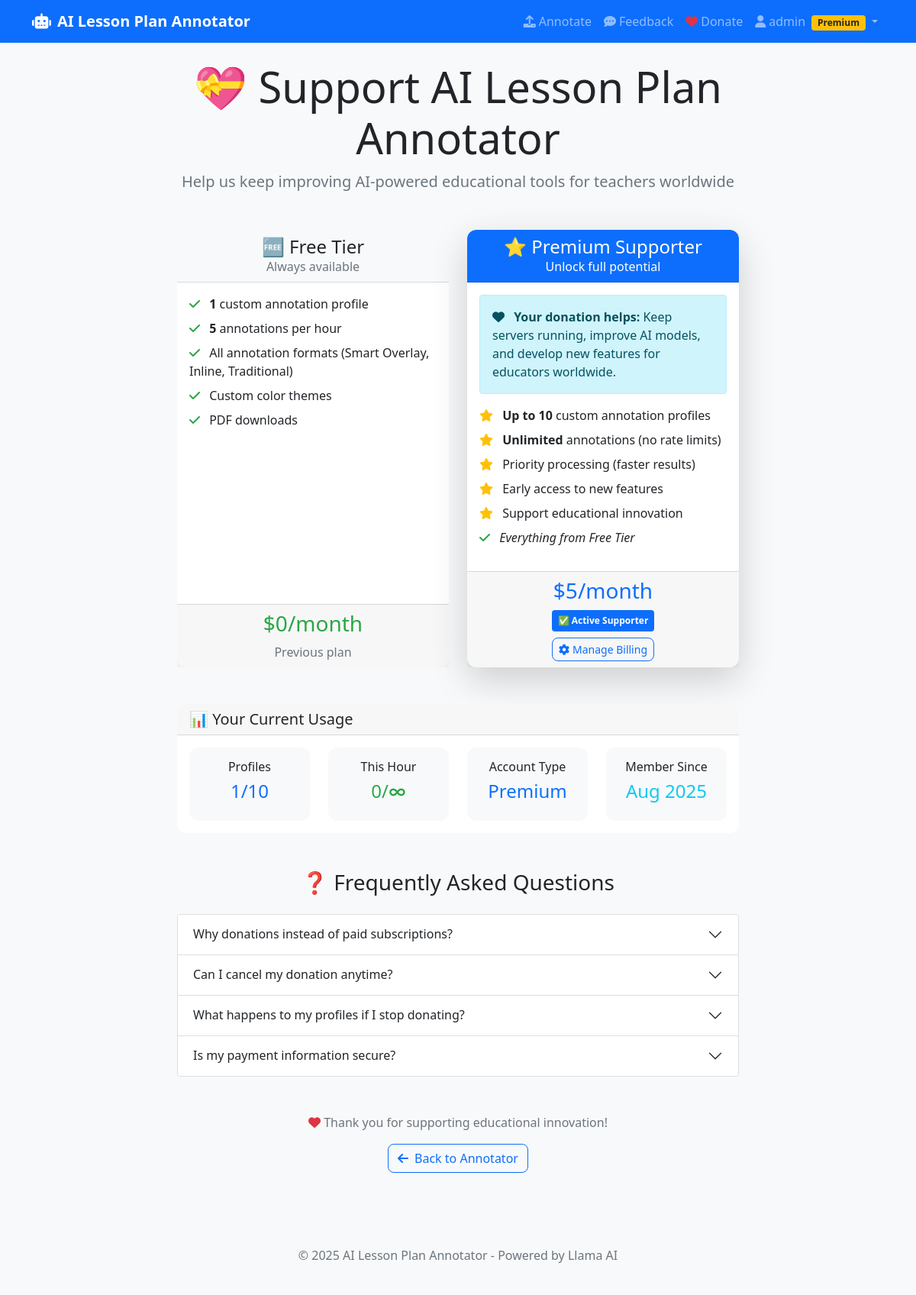
The app's page /donate (signed in) with its own data.
### models.py (models this page shows, shortened)
class User(UserMixin, db.Model):
    id = db.Column(db.Integer, primary_key=True)
    username = db.Column(db.String(80), unique=True, nullable=False)
    email = db.Column(db.String(120), unique=True, nullable=False)
    password_hash = db.Column(db.String(200), nullable=False)
    created_at = db.Column(db.DateTime, default=datetime.utcnow)
    is_active = db.Column(db.Boolean, default=True)
    stripe_customer_id = db.Column(db.String(100), unique=True)
    subscription_status = db.Column(db.String(20), default='free')  # free, active, past_due, canceled
    subscription_id = db.Column(db.String(100))
    subscription_start = db.Column(db.DateTime)
    subscription_end = db.Column(db.DateTime)
    last_payment = db.Column(db.DateTime)
    annotation_profiles = db.relationship('AnnotationProfile', backref='user', lazy=True, cascade='all, delete-orphan')
    usage_records = db.relationship('UsageRecord', backref='user', lazy=True, cascade='all, delete-orphan')
    feedback_reports = db.relationship('FeedbackReport', backref='user', lazy=True, cascade='all, delete-orphan')
    def is_premium(self):
        return self.subscription_status == 'active'
    def get_profile_limit(self):
        return 10 if self.is_premium() else 1
    def get_hourly_usage_limit(self):
        return 999999 if self.is_premium() else 5  # Effectively unlimited for premium
    def get_usage_count_last_hour(self):
        one_hour_ago = datetime.utcnow() - timedelta(hours=1)
        return UsageRecord.query.filter(
            UsageRecord.user_id == self.id,
            UsageRecord.created_at >= one_hour_ago
        ).count()
    def can_run_annotation(self):
        if self.is_premium():
            return True
        return self.get_usage_count_last_hour() < self.get_hourly_usage_limit()
    def can_create_profile(self):
        current_count = len(self.annotation_profiles)
        return current_count < self.get_profile_limit()
    def is_alpha_tester(self):
        return (self.subscription_id and
                ('alpha_access' in self.subscription_id or 'beta_access' in self.subscription_id))

### app.py (the view)
@app.route('/donate')
def donate():
    return render_template('donate.html', stripe_public_key=get_stripe_public_key())

### app.py (called while the page is built)
@login_manager.user_loader
def load_user(user_id):
    return User.query.get(int(user_id))

### stripe_integration.py (called while the page is built)
def get_stripe_public_key():
    return STRIPE_PUBLISHABLE_KEY

### templates/donate.html (shortened to what this page needs)
{% extends "base.html" %}
{% block content %}
<div class="row justify-content-center">
    <div class="col-lg-8">
        <div class="text-center mb-5">
            <h1 class="display-4">💝 Support AI Lesson Plan Annotator</h1>
            <p class="lead text-muted">
                Help us keep improving AI-powered educational tools for teachers worldwide
            </p>
        </div>
        <div class="row">
            <div class="col-md-6 mb-4">
                <div class="card h-100 border-secondary">
                    <div class="card-header bg-light text-center">
                        <h4 class="mb-0">🆓 Free Tier</h4>
                        <p class="text-muted mb-0">Always available</p>
                    </div>
                    <div class="card-body">
                        <ul class="list-unstyled">
                            <li class="mb-2">
                                <i class="fas fa-check text-success me-2"></i>
                                <strong>1</strong> custom annotation profile
                            </li>
                            <li class="mb-2">
                                <i class="fas fa-check text-success me-2"></i>
                                <strong>5</strong> annotations per hour
                            </li>
                            <li class="mb-2">
                                <i class="fas fa-check text-success me-2"></i>
                                All annotation formats (Smart Overlay, Inline, Traditional)
                            </li>
                            <li class="mb-2">
                                <i class="fas fa-check text-success me-2"></i>
                                Custom color themes
                            </li>
                            <li class="mb-2">
                                <i class="fas fa-check text-success me-2"></i>
                                PDF downloads
                            </li>
                        </ul>
                    </div>
                    <div class="card-footer text-center">
                        <h3 class="text-success">$0/month</h3>
                        {% if not current_user.is_authenticated %}
                        <a href="{{ url_for('register') }}" class="btn btn-outline-success">
                            <i class="fas fa-user-plus me-2"></i>Get Started Free
                        </a>
                        {% elif not current_user.is_premium() %}
                        <span class="badge bg-success p-2">Current Plan</span>
                        {% else %}
                        <span class="text-muted">Previous plan</span>
                        {% endif %}
                    </div>
                </div>
            </div>
            <div class="col-md-6 mb-4">
                <div class="card h-100 border-primary shadow-lg">
                    <div class="card-header bg-primary text-white text-center">
                        <h4 class="mb-0">⭐ Premium Supporter</h4>
                        <p class="mb-0">Unlock full potential</p>
                    </div>
                    <div class="card-body">
                        <div class="alert alert-info mb-3">
                            <i class="fas fa-heart me-2"></i>
                            <strong>Your donation helps:</strong> Keep servers running, improve AI models,
                            and develop new features for educators worldwide.
                        </div>
                        <ul class="list-unstyled">
                            <li class="mb-2">
                                <i class="fas fa-star text-warning me-2"></i>
                                <strong>Up to 10</strong> custom annotation profiles
                            </li>
                            <li class="mb-2">
                                <i class="fas fa-star text-warning me-2"></i>
                                <strong>Unlimited</strong> annotations (no rate limits)
                            </li>
                            <li class="mb-2">
                                <i class="fas fa-star text-warning me-2"></i>
                                Priority processing (faster results)
                            </li>
                            <li class="mb-2">
                                <i class="fas fa-star text-warning me-2"></i>
                                Early access to new features
                            </li>
                            <li class="mb-2">
                                <i class="fas fa-star text-warning me-2"></i>
                                Support educational innovation
                            </li>
                            <li class="mb-2">
                                <i class="fas fa-check text-success me-2"></i>
                                <em>Everything from Free Tier</em>
                            </li>
                        </ul>
                    </div>
                    <div class="card-footer text-center">
                        <h3 class="text-primary">$5/month</h3>
                        {% if current_user.is_authenticated %}
                            {% if current_user.is_premium() %}
                            <span class="badge bg-primary p-2">✅ Active Supporter</span>
                            <div class="mt-2">
                                <a href="{{ url_for('billing_portal') }}" class="btn btn-outline-primary btn-sm">
                                    <i class="fas fa-cog me-1"></i>Manage Billing
                                </a>
                            </div>
                            {% endif %}
                        {% else %}
                        <a href="{{ url_for('login') }}" class="btn btn-primary btn-lg">
                            <i class="fas fa-sign-in-alt me-2"></i>Sign In to Donate
                        </a>
                        {% endif %}
                    </div>
                </div>
            </div>
        </div>
        {% if current_user.is_authenticated %}
        <div class="card mt-4">
            <div class="card-header">
                <h5 class="mb-0">📊 Your Current Usage</h5>
            </div>
            <div class="card-body">
                <div class="row text-center">
                    <div class="col-md-3">
                        <div class="card bg-light">
                            <div class="card-body">
                                <h6 class="card-title">Profiles</h6>
                                <h4 class="text-primary">{{ current_user.annotation_profiles|length }}/{{ current_user.get_profile_limit() }}</h4>
                            </div>
                        </div>
                    </div>
                    <div class="col-md-3">
                        <div class="card bg-light">
                            <div class="card-body">
                                <h6 class="card-title">This Hour</h6>
                                <h4 class="{% if current_user.get_usage_count_last_hour() >= current_user.get_hourly_usage_limit() %}text-danger{% else %}text-success{% endif %}">
                                    {{ current_user.get_usage_count_last_hour() }}/{{ current_user.get_hourly_usage_limit() if not current_user.is_premium() else '∞' }}
                                </h4>
                            </div>
                        </div>
                    </div>
                    <div class="col-md-3">
                        <div class="card bg-light">
                            <div class="card-body">
                                <h6 class="card-title">Account Type</h6>
                                <h4 class="{% if current_user.is_premium() %}text-primary{% else %}text-secondary{% endif %}">
                                    {% if current_user.is_premium() %}Premium{% else %}Free{% endif %}
                                </h4>
                            </div>
                        </div>
                    </div>
                    <div class="col-md-3">
                        <div class="card bg-light">
                            <div class="card-body">
                                <h6 class="card-title">Member Since</h6>
                                <h4 class="text-info">{{ current_user.created_at.strftime('%b %Y') }}</h4>
                            </div>
                        </div>
                    </div>
                </div>
            </div>
        </div>
        {% endif %}
        <div class="mt-5">
            <h3 class="text-center mb-4">❓ Frequently Asked Questions</h3>
            <div class="accordion" id="donationFAQ">
                <div class="accordion-item">
                    <h2 class="accordion-header">
                        <button class="accordion-button collapsed" type="button" data-bs-toggle="collapse" data-bs-target="#faq1">
                            Why donations instead of paid subscriptions?
                        </button>
                    </h2>
                </div>
                <div class="accordion-item">
                    <h2 class="accordion-header">
                        <button class="accordion-button collapsed" type="button" data-bs-toggle="collapse" data-bs-target="#faq2">
                            Can I cancel my donation anytime?
                        </button>
                    </h2>
                </div>
                <div class="accordion-item">
                    <h2 class="accordion-header">
                        <button class="accordion-button collapsed" type="button" data-bs-toggle="collapse" data-bs-target="#faq3">
                            What happens to my profiles if I stop donating?
                        </button>
                    </h2>
                </div>
                <div class="accordion-item">
                    <h2 class="accordion-header">
                        <button class="accordion-button collapsed" type="button" data-bs-toggle="collapse" data-bs-target="#faq4">
                            Is my payment information secure?
                        </button>
                    </h2>
                </div>
            </div>
        </div>
        <div class="text-center mt-5 mb-4">
            <p class="text-muted">
                <i class="fas fa-heart text-danger"></i>
                Thank you for supporting educational innovation!
            </p>
            <a href="{{ url_for('index') }}" class="btn btn-outline-primary">
                <i class="fas fa-arrow-left me-2"></i>Back to Annotator
            </a>
    </div>
</div>
{% endblock %}

### templates/base.html (shortened to what this page needs)
<!DOCTYPE html>
<html lang="en">
<head>
    <link href="https://cdn.jsdelivr.net/npm/bootstrap@5.1.3/dist/css/bootstrap.min.css" rel="stylesheet">
    <link href="https://cdnjs.cloudflare.com/ajax/libs/font-awesome/6.0.0/css/all.min.css" rel="stylesheet">
    <link href="{{ url_for('static', filename='css/style.css') }}" rel="stylesheet">
</head>
<body>
    <nav class="navbar navbar-expand-lg navbar-dark bg-primary">
        <div class="container">
            <a class="navbar-brand" href="{{ url_for('index') }}">
                <i class="fas fa-robot me-2"></i>AI Lesson Plan Annotator
            </a>
            <div class="collapse navbar-collapse" id="navbarNav">
                <ul class="navbar-nav ms-auto">
                    {% if current_user.is_authenticated %}
                    <li class="nav-item">
                        <a class="nav-link" href="{{ url_for('index') }}">
                            <i class="fas fa-upload me-1"></i>Annotate
                        </a>
                    </li>
                    <li class="nav-item">
                        <a class="nav-link" href="{{ url_for('feedback') }}">
                            <i class="fas fa-comment-dots me-1"></i>Feedback
                        </a>
                    </li>
                    {% endif %}
                    <li class="nav-item">
                        <a class="nav-link" href="{{ url_for('donate') }}">
                            <i class="fas fa-heart me-1 text-danger"></i>Donate
                        </a>
                    </li>
                    {% if current_user.is_authenticated %}
                    <li class="nav-item dropdown">
                        <a class="nav-link dropdown-toggle" href="#" id="navbarDropdown" role="button" data-bs-toggle="dropdown">
                            <i class="fas fa-user me-1"></i>{{ current_user.username }}
                            {% if current_user.is_alpha_tester() %}
                            <span class="badge bg-success text-white ms-1">{{ current_user.get_access_type() }}</span>
                            {% elif current_user.is_premium() %}
                            <span class="badge bg-warning text-dark ms-1">Premium</span>
                            {% endif %}
                        </a>
                    </li>
                    {% endif %}
                </ul>
            </div>
        </div>
    </nav>
    <main class="container mt-4">
        {% block content %}{% endblock %}
    </main>
    <footer class="bg-light mt-5 py-4">
        <div class="container text-center">
            <p class="text-muted">&copy; 2025 AI Lesson Plan Annotator - Powered by Llama AI</p>
        </div>
    </footer>
</body>
</html>

### static/css/style.css (style rules this page uses)
body { background-color: #f8f9fa; }
.navbar-brand { font-weight: bold; }
.card { border: none; border-radius: 12px; }
.card-header { border-radius: 12px 12px 0 0 !important; }
.btn { border-radius: 8px; }
.text-success { color: #28a745 !important; }
.text-danger { color: #dc3545 !important; }

### records on screen
User: username "admin", get_profile_limit "10", subscription_status "∞", created_at "Aug 2025"

### other values on screen
{{ current_user.annotation_profiles|length }} "1"
{{ current_user.get_usage_count_last_hour() }} "0"
